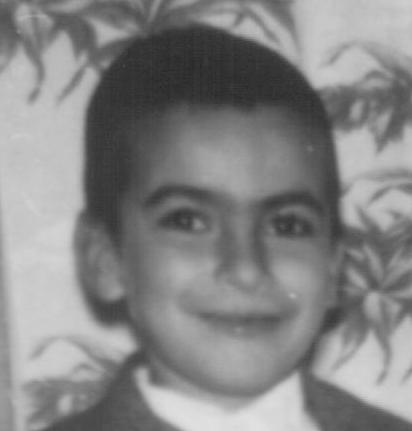
#> input picture images/001A05M.JPG, 412 x 431 px, found by its file name; its folder holds 4 pictures in this run
$ python test.py
#> lines starting #> are read from the running program, lines starting #| are printed output that depends on the picture; after the words box and inside, x2 and y2 are one past the last pixel; in counts of white or black regions, pixels touching at a corner belong together
### splitdataset.py
import os
from sys import platform
import numpy as np

# Function to do random split between training set and test set
def split_dataset(dataset, train_size):
    train_set = []
    test_set = []
    for v in dataset.values():
        np.random.shuffle(v)
        train_set.append(v[:round(len(v)*train_size)])
        test_set.append(v[round(len(v)*train_size):])
    return train_set, test_set

def split(e1, e2, type, perc):

    # Inizialization variables
#> called with e1 = 12, e2 = 50, type = 'age', perc = 0.7
    dataset_dict_age, dataset_dict_gen = {}, {}
    dataset_list, train_images, test_images = [], [], []

    # Create dataset path
    dataset_path = 'images'

    # Dataset dict for age nd gender inizialization values
    for n in range(1, 4):
        dataset_dict_age[n] = []
    for m in range(1, 3):
        dataset_dict_gen[m] = []

    # Add value on dict for age with different classifications
    for file in os.listdir(dataset_path):
        if not file.startswith('.'):
            eta = int(file[4:6])
            if eta <= e1:
                dataset_dict_age[1].append(file[:-4])
            elif eta <= e2:
                dataset_dict_age[2].append(file[:-4])
            else:
                dataset_dict_age[3].append(file[:-4])

    # Add value on dict for gender with M of F classification
    for file in os.listdir(dataset_path):
        if not file.startswith('.'):
            gen = file[-1]
            if gen == 'M':
                dataset_dict_gen[1].append(file[:-4])
            else:
                dataset_dict_gen[2].append(file[:-4])

    # Split dataset with random function. Change dataset for change split type
    if type == 'age':
        tr, ts = split_dataset(dataset_dict_age, perc)
    elif type == 'gen':
        tr, ts = split_dataset(dataset_dict_gen, perc)

    # Create train images list with images name
    for t in tr:
        for e in t:
            train_images += ([e])

    # Create test images list with images name
    for tt in ts:
        for e in tt:
            test_images += ([e])

    # Open txt documents for train set and test set
    test = open("test_set.txt", "w+")
    train = open("train_set.txt", "w+")

    # Write on documents the images name
    for i in test_images:
        test.write(str(i) + "\n")

    for j in train_images:
        train.write(str(j) + "\n")

    # Close documents
    train.close()
    test.close()

    # Print elements in documents
    print('SPLIT ' + str(e1) + ', ' + str(e2) + ', ' + '100 EFFETTUATO')
    print("TRAIN SET:\n" + str(train_images) + "\nTEST SET : \n" + str(test_images))
    print("________________________________________________________\n")

### lbp3.py
from sys import platform
import cv2
import numpy as np
from skimage.feature import local_binary_pattern
from sklearn.svm import LinearSVC
from mlxtend.plotting import plot_confusion_matrix
import matplotlib.pyplot as plt
from joblib import dump, load
from sklearn.metrics import classification_report
from os import path, remove


# age_param = [10, 30, 100]
# divisions = 3 #grid size divisions x divisions
# cascade = cv2.CascadeClassifier(cv2.data.haarcascades + '/haarcascade_frontalface_default.xml')

def lbp3_fun(age_param, divisions, classifier):
    # Inizialization variables
#> called with divisions = 3, classifier = '/haarcascade_frontalface_alt.xml'
    wrong_age, correct_age, wrong_gen, correct_gen, unrecognized = 0, 0, 0, 0, 0
    r_age, c_age, r_gen, c_gen = None, None, None, None
    ts, tr, data, labelList_age, labelList_gen, train_images, test_images, \
    y_test_age, y_pred_age, y_test_gen, y_pred_gen = \
        [], [], [], [], [], [], [], [], [], [], []
    FalsePositive_age, FalseNegative_age, TrueNegative_age = [], [], []
    FalsePositive_gen, FalseNegative_gen, TrueNegative_gen = [], [], []

    classes_age = {1: "Junior",
                   2: "Young",
                   3: "Adult"}
    classes_gen = {1: "Male",
                   2: "Female"}
    confusion_matrix_age = [[0, 0, 0],
                            [0, 0, 0],
                            [0, 0, 0]]
    confusion_matrix_gen = [[0, 0],
                            [0, 0]]

    # Create dataset path
    dataset_path = 'images/'

    # Number of points to be considered as neighbourers
    radius = 5
    no_points = 5 * radius

    # Specify the Haar classifier
    cascade = cv2.CascadeClassifier(cv2.data.haarcascades + classifier)

    # Constuct the figure for histogram
    # plt.style.use("ggplot")
    # (fig, ax) = plt.subplots()
    # fig.suptitle("Local Binary Patterns")
    # plt.ylabel("% of Pixels")
    # plt.xlabel("LBP pixel bucket")

    # Function for resize image
    def resizeImage(image):
        (h, w) = image.shape[:2]
        width = 360  # This "width" is the width of the resize`ed image
        # calculate the ratio of the width and construct the
        # dimensions
        ratio = width / float(w)
        dim = (width, int(h * ratio))
        resized = cv2.resize(image, dim, interpolation=cv2.INTER_AREA)
        # resized = cv2.resize(image, dim, interpolation=cv2.INTER_CUBIC)
        return resized

    # Create an image cropped on face detected by haar classifier
    def rect_create(faces_rect):
        global face_img
        for (x, y, w, h) in faces_rect:
            # Create rectangle on image
            cv2.rectangle(image_copy, (x, y), (x + w, y + h), (0, 0, 255), 1)
            face_img = image_copy[y:y + h, x:x + w]
        return face_img

    # Function to calculate the class of age
    def classifier_age(age):
        if age <= age_param[0]:
            return 1
        elif age <= age_param[1]:
            return 2
        else:
            return 3

    # Return the appropriate string for gender class
    def classifier_gender(gender):
        return 'Male' if gender.upper() == 'M' else 'Female'

    # Create test set and train set importing document txt
    train_file = open("train_set.txt", "r")
    for i in train_file:
        train_images.append(i.rstrip())

    test_file = open("test_set.txt", "r")
    for i in test_file:
        test_images.append(i.rstrip())

    # __________________________________________________ TRAIN _____________________________________________________________

    if not path.exists("lbp_model_age.pkl") or not path.exists("lbp_model_gen.pkl"):
        print('START TRAINING')
        for e in train_images:
            conchist = np.array([])

            # Create image path
            imagePath = dataset_path + e + '.jpg'

            # Read the image
            im = cv2.imread(imagePath)
#> im is the input picture: shape (431, 412, 3); min 36, max 226, mean 133.5

            # Convert the test image to gray scale as opencv face detector expects gray images
            gray_image = cv2.cvtColor(im, cv2.COLOR_BGR2GRAY)

            # Create a copy of the image to prevent any changes to the original one
            image_copy = gray_image.copy()

            # Applying the haar classifier to detect faces
            faces_rect = cascade.detectMultiScale(gray_image, 1.1, 5)
#> faces_rect = [[111, 124, 253, 253]]

            if len(faces_rect) == 0:
                unrecognized += 1
                continue

            # Plot gray image and wait
            # cv2.imshow("Image", face_img)
            # cv2.waitKey(0)

            # Resize cropped image
            res_im = resizeImage(rect_create(faces_rect))
#> the loop in rect_create, `for (x, y, w, h) in faces_rect:` made 1 pass
#> after the loop in rect_create, `for (x, y, w, h) in faces_rect:`:
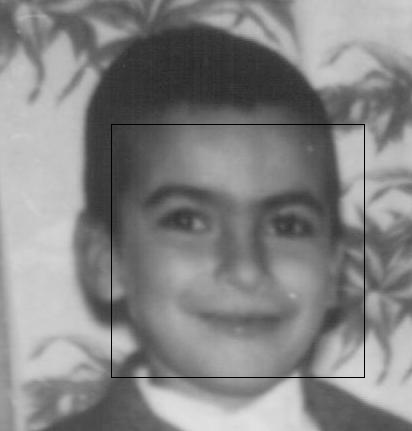
#> image_copy: shape (431, 412); min 0, max 226, mean 132.8
#> in resizeImage, `(h, w) = image.shape[:2]`: h = 253
#> in resizeImage, `ratio = width / float(w)`: ratio = 1.42
#> in resizeImage, `dim = (width, int(h * ratio))`: dim = (360, 360)

            # Plot gray image and wait
            # cv2.imshow("Image", im)
            # cv2.waitKey(0)

            # Uniform LBP is used
            lbp = local_binary_pattern(res_im, no_points, radius, method='uniform')
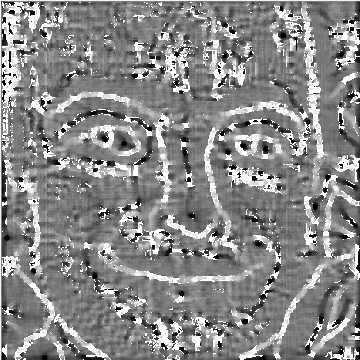
#> lbp: shape (360, 360) float64; min 0, max 26, mean 14; drawn with min black and max white
            # [11 lines of commented-out code are left out]

            (h, w) = lbp.astype("uint8").shape[:2]
#> h = 360; w = 360
            himage = int(h / divisions)
#> himage = 120
            wimage = int(w / divisions)
#> wimage = 120
            for i in range(divisions):
                y = himage * i
                x = 0
                for j in range(divisions):
                    fragment = lbp.astype("uint8")[y:(himage * (i + 1)), x:(wimage * (j + 1))]

                    # Create histogram
                    (hist, _) = np.histogram(fragment.ravel(), bins=np.arange(0, no_points + 3),
                                             range=(0, no_points + 2))
                    if len(conchist) == 0:
                        conchist = hist
                    else:
                        conchist = np.append(conchist, hist)
#> after the loop, conchist = 243 values, max 6898 at index 228, min 40 at index 105, mean 1066.7

            # normalize the histogram
            conchist = conchist.astype("float")
            conchist /= (conchist.sum() + 1e-7)
#> conchist = 243 values, max 0.0266 at index 228, min 0.000154 at index 105, mean 0.00412
            # print(conchist)

            # Create label
            label_age = classes_age.get(classifier_age(int(e[4:6])))
            label_gen = classifier_gender(str(e[-1]))

            # Create list of label and list of data for classification
            labelList_age.append(label_age)
            labelList_gen.append(label_gen)
            data.append(conchist)

        # print(labelList_age)
        # print(labelList_gen)
        # Create a model SVC for age and gender classification
        model_age = LinearSVC(C=200.0, random_state=42, max_iter=10000000)
        model_gen = LinearSVC(C=200.0, random_state=42, max_iter=10000000)

        x = model_age.fit(data, labelList_age)
        y = model_gen.fit(data, labelList_gen)

        # Save model
        dump(model_age, "lbp_model_age.pkl")
        dump(model_gen, "lbp_model_gen.pkl")

    else:
        model_age = load("lbp_model_age.pkl")
        model_gen = load("lbp_model_gen.pkl")
    # ___________________________________________________ TEST _____________________________________________________________

    print('START TESTING')
    # loop over the testing images
    for i in test_images:
        conchist = np.array([])

        # Create image path
        imagePath = dataset_path + i + '.jpg'

        # Read the image
        im = cv2.imread(imagePath)
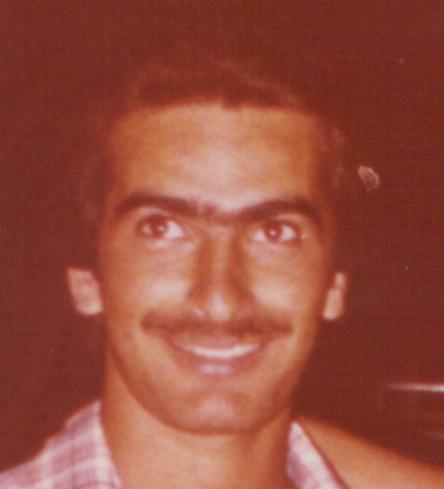
#> input picture images/001A18M.JPG, 444 x 489 px, found by its file name
#> im is the input picture: shape (489, 444, 3); mean B, G, R 61.7, 77, 150.2

        # Convert the test image to gray scale as opencv face detector expects gray images
        gray_image = cv2.cvtColor(im, cv2.COLOR_BGR2GRAY)
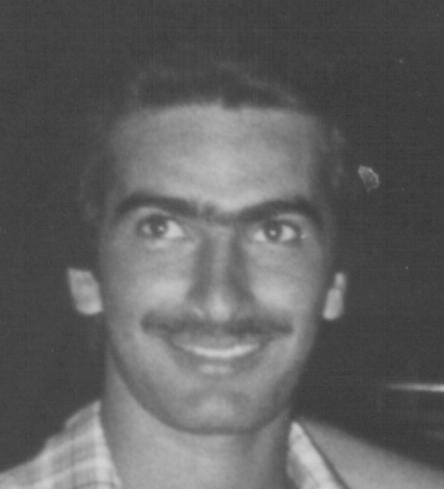
#> gray_image: shape (489, 444); min 53, max 212, mean 97.2

        # Create a copy of the image to prevent any changes to the original one
        image_copy = gray_image.copy()

        # Applying the haar classifier to detect faces
        faces_rect = cascade.detectMultiScale(gray_image, 1.1, 5)
#> faces_rect = [[62, 101, 314, 314]]

        if len(faces_rect) == 0:
            unrecognized += 1
            continue

        # Resize cropped image
        res_im = resizeImage(rect_create(faces_rect))
#> the loop in rect_create (call 4), `for (x, y, w, h) in faces_rect:` made 1 pass
#> pass 1, in rect_create (call 4), `face_img = image_copy[y:y + h, x:x + w]`:
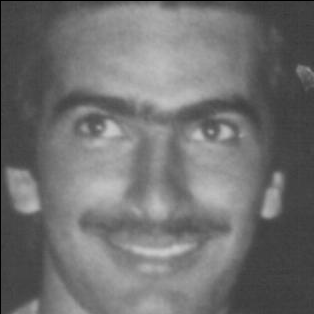
#> face_img: shape (314, 314); min 0, max 202, mean 112.6
#> after the loop in rect_create (call 4), `for (x, y, w, h) in faces_rect:`:
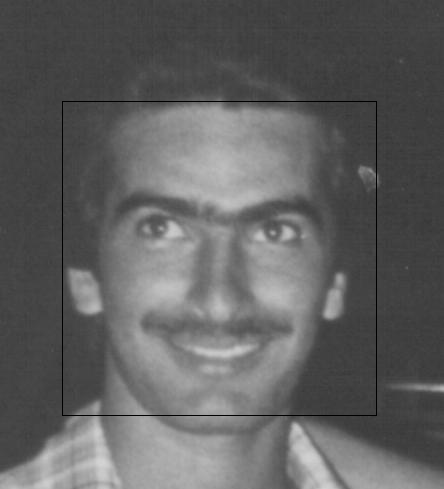
#> image_copy: shape (489, 444); 0.58% of pixels changed, all inside (x1, y1, x2, y2) = (62, 101, 377, 416)

        # Plot gray image and wait
        # cv2.imshow("Image", im)
        # cv2.waitKey(0)

        # LBP algorithm
        lbp = local_binary_pattern(res_im, no_points, radius, method='uniform')
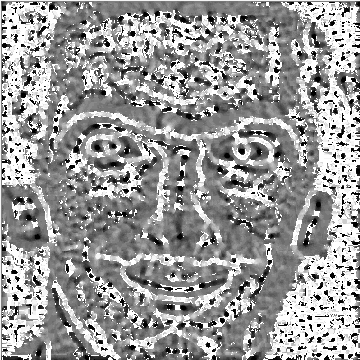
#> lbp: shape (360, 360) float64; min 0, max 26, mean 15.8; drawn with min black and max white
        # [10 lines of commented-out code are left out]

        (h, w) = lbp.astype("uint8").shape[:2]
        himage = int(h / divisions)
        wimage = int(w / divisions)
        for l in range(divisions):
            y = himage * l
            x = 0
            for j in range(divisions):
                fragment = lbp[y:(himage * (l + 1)), x:(wimage * (j + 1))]

                # Create histogram
                (hist, _) = np.histogram(fragment.ravel(), bins=np.arange(0, no_points + 3), range=(0, no_points + 2))
                if len(conchist) == 0:
                    conchist = hist
                else:
                    conchist = np.append(conchist, hist)
#> after the loop, conchist = 243 values, max 11612 at index 80, min 93 at index 105, mean 1066.7
        # normalize the histogram
        conchist = conchist.astype("float")
        conchist /= (conchist.sum() + 1e-7)
#> conchist = 243 values, max 0.0448 at index 80, min 0.000359 at index 105, mean 0.00412
        histNew = np.reshape(conchist, (1, len(conchist)))

        # Predict image
        prediction_age = model_age.predict(histNew)
        prediction_gen = model_gen.predict(histNew)

        # Age data
        real_age = int(i[4:6])
        # print("Real Age  : " + str(real_age))

        age_det = prediction_age[0]
#> age_det = 'Young'
        # print("Age Class : " + age_det)

        real_age_class = classes_age.get(classifier_age(int(real_age)))
        # print("Real age Class: " + real_age_class)

        age_score = model_age.decision_function(histNew)[0]
#> age_score = 0.521
        # print("Age Score : " + str(age_score))

        # Gender data
        real_gen = classifier_gender(i[-1])
        # print('Real Gen   : ' + real_gen)

        gen_det = prediction_gen[0]
#> gen_det = 'Male'
        # print('Gen Pred : ' + gen_det)

        gen_score = model_gen.decision_function(histNew)[0]
#> gen_score = 0.265
        # print("Gen Score : " + str(gen_score))

        # print('#######################')

        y_pred_age.append(age_det)
        y_test_age.append(real_age_class)
        y_pred_gen.append(gen_det)
        y_test_gen.append(real_gen)

        # Age check
        if real_age_class == age_det:
            correct_age += 1
            for key, item in classes_age.items():
                if item == age_det:
                    confusion_matrix_age[key - 1][key - 1] += 1
                    break
#> after the loop, confusion_matrix_age = [[0, 0, 0], [0, 1, 0], [0, 0, 0]]
        else:
            wrong_age += 1
            for wkey, witem in classes_age.items():
                if witem == real_age_class:
                    r_age = wkey
                if witem == age_det:
                    c_age = wkey
            if r_age is not None and c_age is not None:
                confusion_matrix_age[r_age - 1][c_age - 1] += 1

        # Gender check
        if real_gen == gen_det:
            correct_gen += 1
            for key, item in classes_gen.items():
                if item == gen_det:
                    confusion_matrix_gen[key - 1][key - 1] += 1
                    break
#> after the loop, confusion_matrix_gen = [[1, 0], [0, 0]]
        else:
            wrong_gen += 1
            for wkey, witem in classes_gen.items():
                if witem == real_gen:
                    r_gen = wkey
                if witem == gen_det:
                    c_gen = wkey
            if r_gen is not None and c_gen is not None:
                confusion_matrix_gen[r_gen - 1][c_gen - 1] += 1

        # display the image and the prediction
        # cv2.putText(im, prediction[0], (10, 30), cv2.FONT_HERSHEY_SIMPLEX, 1.0, (0, 0, 255), 3)
        # cv2.imshow("Image", im)
        # cv2.waitKey(0)

    # Compute metrics for performance evaluation
    cmarray_age = np.array(confusion_matrix_age)
#> cmarray_age = [[0, 0, 0], [0, 1, 0], [0, 0, 0]]
    cmarray_gen = np.array(confusion_matrix_gen)
#> cmarray_gen = [[1, 0], [0, 0]]

    TruePositive_age = np.diag(cmarray_age)
#> TruePositive_age = [0, 1, 0]
    TruePositive_gen = np.diag(cmarray_gen)
#> TruePositive_gen = [1, 0]

    for i_cm in range(3):
        FalsePositive_age.append(sum(cmarray_age[:, i_cm]) - cmarray_age[i_cm, i_cm])
        FalseNegative_age.append(sum(cmarray_age[i_cm, :]) - cmarray_age[i_cm, i_cm])
        temp = np.delete(cmarray_age, i_cm, 0)  # delete ith row
        temp = np.delete(temp, i_cm, 1)  # delete ith column
        TrueNegative_age.append(sum(sum(temp)))

        if i_cm == 2: break
        FalsePositive_gen.append(sum(cmarray_gen[:, i_cm]) - cmarray_gen[i_cm, i_cm])
        FalseNegative_gen.append(sum(cmarray_gen[i_cm, :]) - cmarray_gen[i_cm, i_cm])
        temp2 = np.delete(cmarray_gen, i_cm, 0)  # delete ith row
        temp2 = np.delete(temp2, i_cm, 1)  # delete ith column
        TrueNegative_gen.append(sum(sum(temp2)))
#> this loop made 3 passes
#> (temp, temp2) on passes 1 to 2: ([[1, 0], [0, 0]], [0]), ([[0, 0], [0, 0]], [1])
#> temp on pass 3: [[0, 0], [0, 1]]
#> after the loop, FalseNegative_age = [0, 0, 0]; FalseNegative_gen = [0, 0]; FalsePositive_age = [0, 0, 0]; FalsePositive_gen = [0, 0]; TrueNegative_age = [1, 0, 1]; TrueNegative_gen = [0, 1]

    # Plot non-normalized age confusion matrix
#> (the run stopped early here; a loop or call above may not have finished)
